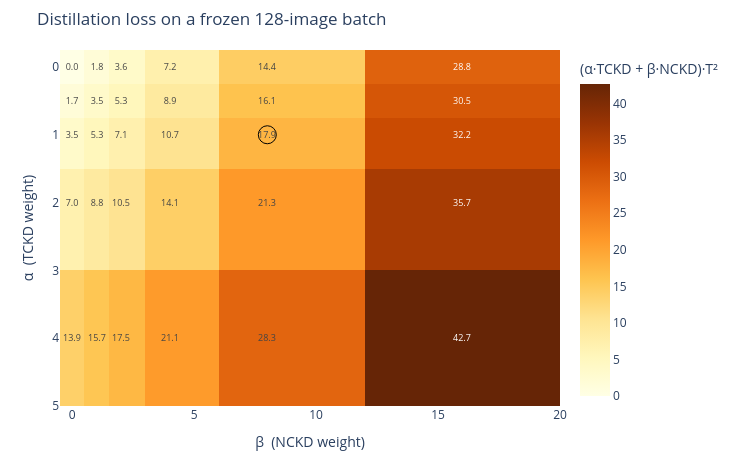

The notebook cell this image was saved under:
### Code cell
# alpha / beta grid on the first 128 probe images, at full warmup, distillation term only.
import plotly.graph_objects as go
import plotly.io as pio

pio.renderers.default = "plotly_mimetype"

alphas = [0.0, 0.5, 1.0, 2.0, 4.0]
betas = [0.0, 1.0, 2.0, 4.0, 8.0, 16.0]
grid = np.zeros((len(alphas), len(betas)))
with torch.no_grad():
    tckd_mean = tckd_per_sample(logits_s, logits_t, labels, temperature=4.0).mean()
    nckd_mean = nckd_per_sample(logits_s, logits_t, labels, temperature=4.0).mean()
    for i, alpha in enumerate(alphas):
        for j, beta in enumerate(betas):
            grid[i, j] = float((alpha * tckd_mean + beta * nckd_mean) * 16.0)

heat = go.Heatmap(
    z=grid,
    x=betas,
    y=alphas,
    colorscale="YlOrBr",
    text=[[f"{value:.1f}" for value in row] for row in grid],
    texttemplate="%{text}",
    colorbar={"title": "(α·TCKD + β·NCKD)·T²"},
    hovertemplate="α=%{y}<br>β=%{x}<br>loss=%{z:.2f}<extra></extra>",
)
marker = go.Scatter(
    x=[8.0],
    y=[1.0],
    mode="markers",
    marker={"size": 18, "color": "black", "symbol": "circle-open"},
    name="training point α=1, β=8",
    hovertemplate="training point<br>α=1, β=8<extra></extra>",
)
fig = go.Figure(data=[heat, marker])
fig.update_layout(
    title="Distillation loss on a frozen 128-image batch",
    xaxis_title="β  (NCKD weight)",
    yaxis_title="α  (TCKD weight)",
    width=740,
    height=460,
    margin={"l": 60, "r": 20, "t": 50, "b": 50},
)
fig.update_yaxes(autorange="reversed")
fig.show()
print(
    f"Training point α=1, β=8 has loss {grid[alphas.index(1.0), betas.index(8.0)]:.2f}. "
    "Moving right weights dark knowledge more. Moving up weights binary confidence more."
)

### Figure 1 — Plotly figure (JSON) as saved in the notebook; plotly's stock layout.template omitted (floating-point values rounded to 4 significant figures)
{"data": [{"colorbar": {"title": {"text": "(α·TCKD + β·NCKD)·T²"}}, "colorscale": [[0, "rgb(255,255,229)"], [0.125, "rgb(255,247,188)"], [0.25, "rgb(254,227,145)"], [0.375, "rgb(254,196,79)"], [0.5, "rgb(254,153,41)"], [0.625, "rgb(236,112,20)"], [0.75, "rgb(204,76,2)"], [0.875, "rgb(153,52,4)"], [1, "rgb(102,37,6)"]], "hovertemplate": "α=%{y}<br>β=%{x}<br>loss=%{z:.2f}<extra></extra>", "text": [["0.0", "1.8", "3.6", "7.2", "14.4", "28.8"], ["1.7", "3.5", "5.3", "8.9", "16.1", "30.5"], ["3.5", "5.3", "7.1", "10.7", "17.9", "32.2"], ["7.0", "8.8", "10.5", "14.1", "21.3", "35.7"], ["13.9", "15.7", "17.5", "21.1", "28.3", "42.7"]], "texttemplate": "%{text}", "type": "heatmap", "x": [0, 1, 2, 4, 8, 16], "y": [0, 0.5, 1, 2, 4], "z": [[0.0, 1.797, 3.595, 7.189, 14.38, 28.76], [1.738, 3.536, 5.333, 8.928, 16.12, 30.5], [3.477, 5.274, 7.071, 10.67, 17.86, 32.23], [6.953, 8.75, 10.55, 14.14, 21.33, 35.71], [13.91, 15.7, 17.5, 21.1, 28.29, 42.66]]}, {"hovertemplate": "training point<br>α=1, β=8<extra></extra>", "marker": {"color": "black", "size": 18, "symbol": "circle-open"}, "mode": "markers", "name": "training point α=1, β=8", "type": "scatter", "x": [8], "y": [1]}], "layout": {"height": 460, "margin": {"b": 50, "l": 60, "r": 20, "t": 50}, "title": {"text": "Distillation loss on a frozen 128-image batch"}, "width": 740, "xaxis": {"title": {"text": "β  (NCKD weight)"}}, "yaxis": {"autorange": "reversed", "title": {"text": "α  (TCKD weight)"}}}}
